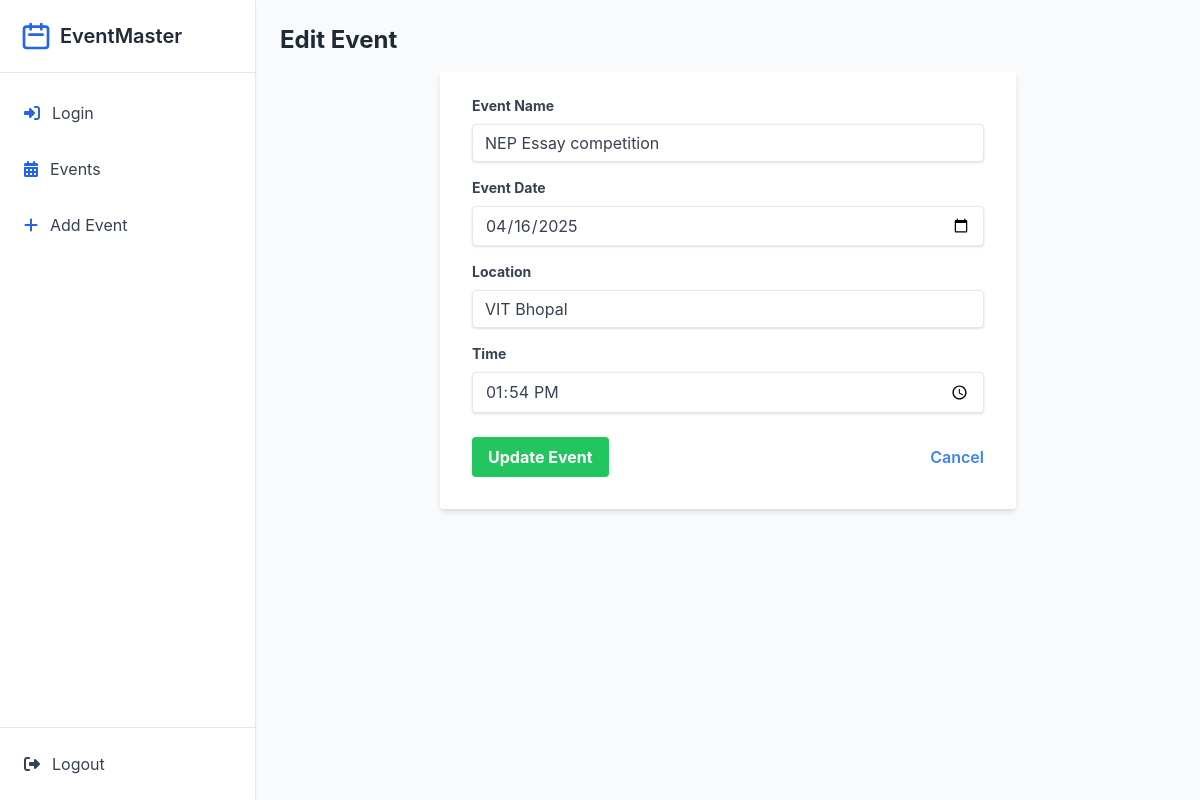
The app's page /edit/2 (signed in) with its own data.
### app.py (models this page shows)
class Event(db.Model):
    id = db.Column(db.Integer, primary_key=True)
    name = db.Column(db.String(100), nullable=False)
    date = db.Column(db.Date, nullable=False)
    time = db.Column(db.String(10), nullable=False)
    location = db.Column(db.String(100), nullable=False)
    creator_id = db.Column(db.Integer, db.ForeignKey('user.id'), nullable=False)
    creator = db.relationship('User', backref='events')

### app.py (the view, shortened to what this page needs)
@app.route('/edit/<int:event_id>', methods=['GET', 'POST'])
@login_required
def edit_event(event_id):
    event = Event.query.get_or_404(event_id)
    if event.creator_id != current_user.id:
        flash("You are not authorized to edit this event.", "danger")
        return redirect(url_for('view_events'))
    return render_template('edit_event.html', event=event)

### app.py (called while the page is built)
@login_manager.user_loader
def load_user(user_id):
    return User.query.get(int(user_id))

### templates/edit_event.html (shortened to what this page needs)
{% extends 'base.html' %}
{% block content %}
<h2 class="text-2xl font-bold text-gray-800 mb-4">Edit Event</h2>
<form method="POST" class="bg-white shadow-md rounded px-8 pt-6 pb-8 mb-4 max-w-xl mx-auto">
    <div class="mb-4">
        <label for="name" class="block text-gray-700 text-sm font-bold mb-2">Event Name</label>
        <input type="text" class="shadow appearance-none border rounded w-full py-2 px-3 text-gray-700 leading-tight focus:outline-none focus:shadow-outline" id="name" name="name" value="{{ event.name }}" required>
    </div>
    <div class="mb-4">
        <label for="date" class="block text-gray-700 text-sm font-bold mb-2">Event Date</label>
        <input type="date" class="shadow appearance-none border rounded w-full py-2 px-3 text-gray-700 leading-tight focus:outline-none focus:shadow-outline" id="date" name="date" value="{{ event.date }}" required>
    </div>
    <div class="mb-4">
        <label for="location" class="block text-gray-700 text-sm font-bold mb-2">Location</label>
        <input type="text" class="shadow appearance-none border rounded w-full py-2 px-3 text-gray-700 leading-tight focus:outline-none focus:shadow-outline" id="location" name="location" value="{{ event.location }}" required>
    </div>
    <div class="mb-6">
        <label for="time" class="block text-gray-700 text-sm font-bold mb-2">Time</label>
        <input type="time" class="shadow appearance-none border rounded w-full py-2 px-3 text-gray-700 leading-tight focus:outline-none focus:shadow-outline" id="time" name="time" value="{{ event.time }}" required>
    </div>
    <div class="flex items-center justify-between">
        <button type="submit" class="bg-green-500 hover:bg-green-600 text-white font-bold py-2 px-4 rounded focus:outline-none focus:shadow-outline">Update Event</button>
        <a href="{{ url_for('view_events') }}" class="text-blue-500 hover:text-blue-700 font-semibold">Cancel</a>
    </div>
</form>
{% endblock %}

### records on screen
Event: name "NEP Essay competition", date "04/16/2025", location "VIT Bhopal", time "13:54:00"
